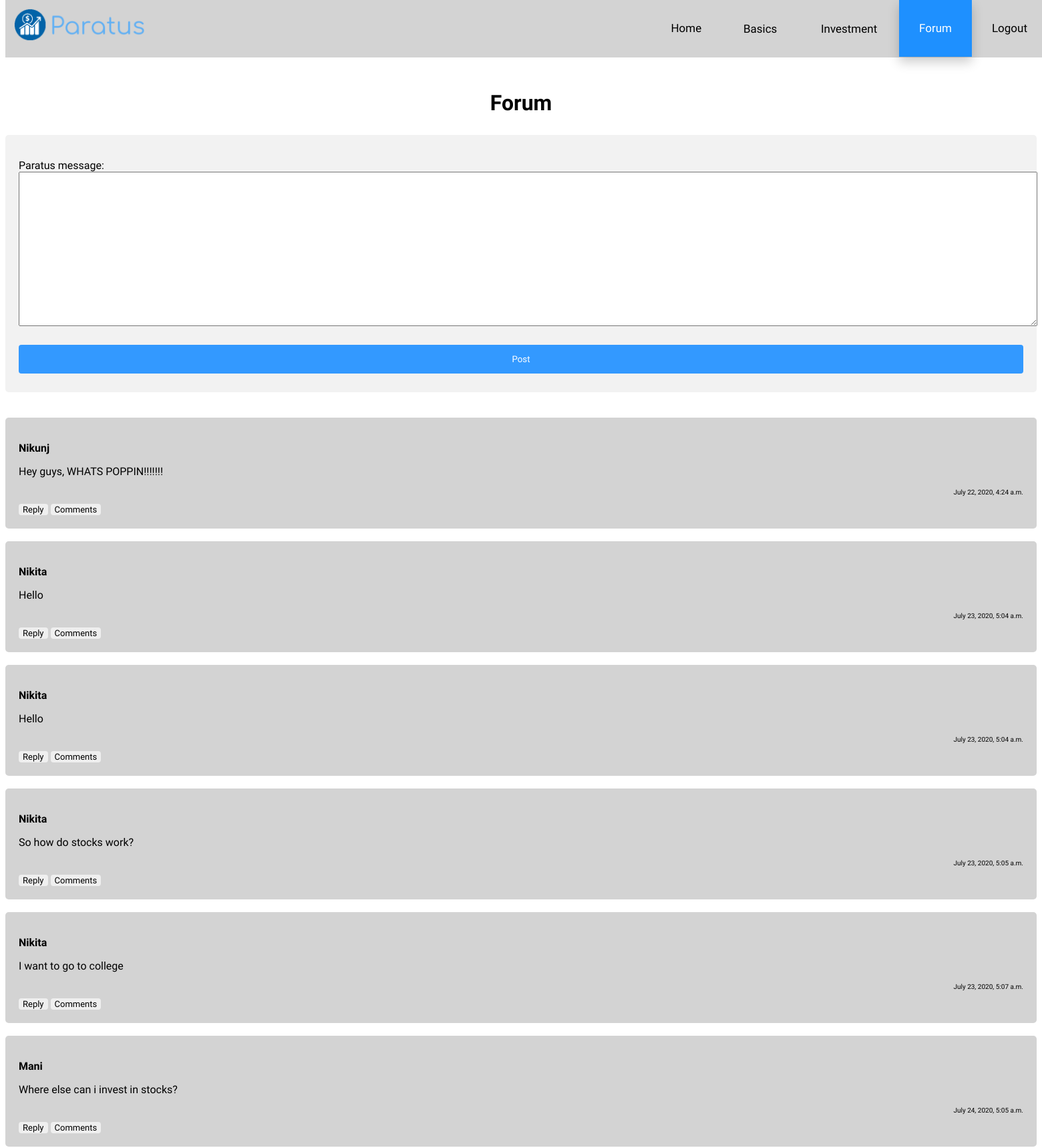
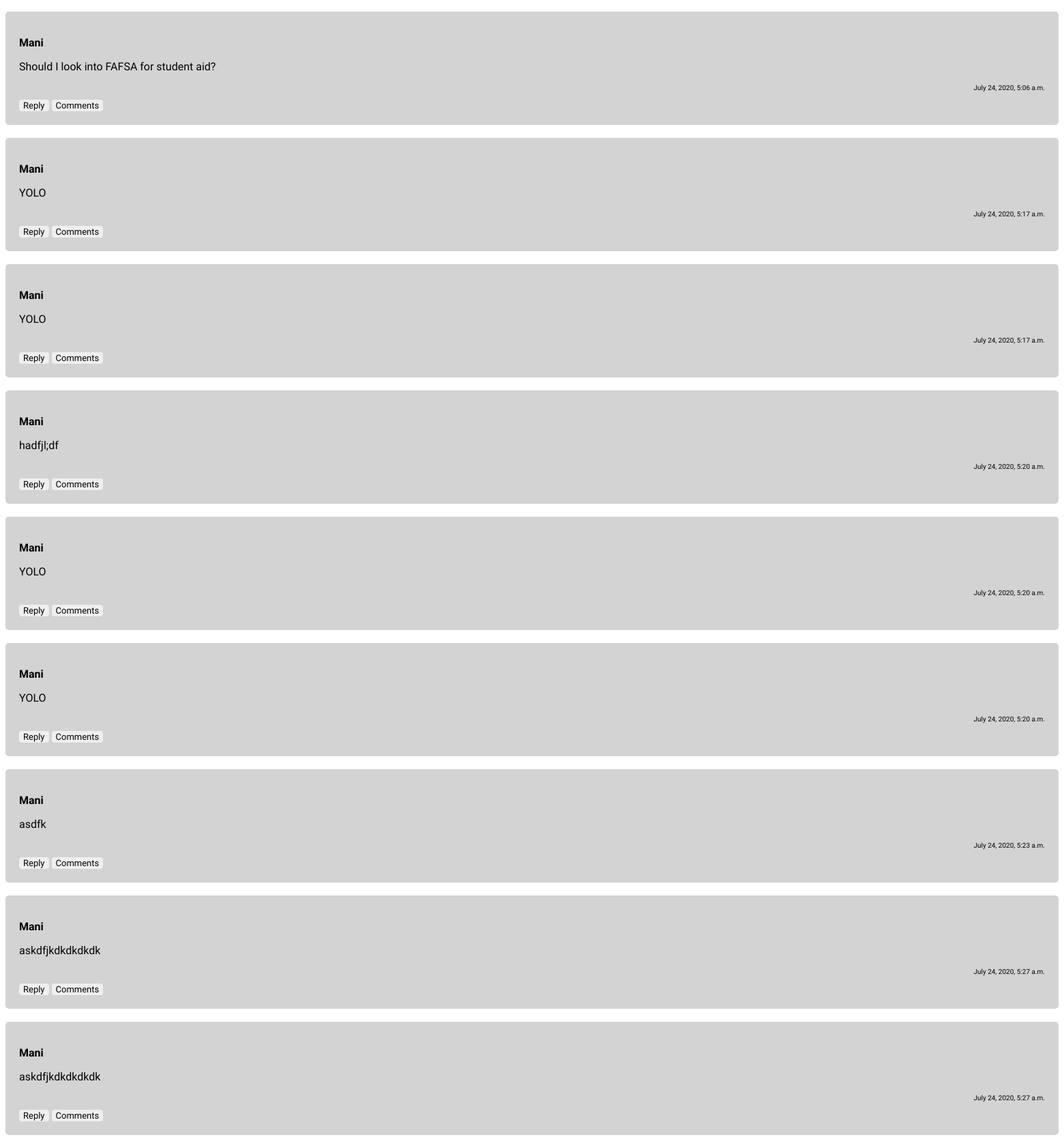
Screenshot of /forum (signed in, upper part) with the database file from the repository (2 pictures, top to bottom).
### main/models.py (models this page shows, shortened)
class ParatusPost(models.Model):
    paratus_user = models.ForeignKey(settings.AUTH_USER_MODEL, on_delete=models.CASCADE)
    paratus_message = models.TextField()
    created_at = models.DateTimeField(auto_now_add=True)

class ParatusUser(AbstractBaseUser, PermissionsMixin):
    email = models.EmailField(max_length=254, unique=True)
    first_name = models.CharField(max_length=254, null=True, blank=True)
    last_name = models.CharField(max_length=254, null=True, blank=True)
    is_staff = models.BooleanField(default=True)
    is_superuser = models.BooleanField(default=False)
    is_active = models.BooleanField(default=True)
    USERNAME_FIELD = 'email'
    EMAIL_FIELD = 'email'
    REQUIRED_FIELDS = []
    objects = ParatusUserManager()

### main/views.py (the view, shortened to what this page needs)
# urls.py: path("forum",  views.forum, name="forum"),
def forum(request, id=None):
    print(request)
    if request.method == 'POST' and 'post' in request.POST:
        pform = forms.PostForm(request.POST)
        if pform.is_valid():
            post = pform.save(commit=False)
            post.paratus_user = request.user
            post.save()
    pform = forms.PostForm()
    cform = forms.CommentForm()
    context = {
               "pform": pform,
               "cform": cform,
               "posts": ParatusPost.objects.all,
               }
    return render(request, 'forum.htm', context)

### main/forms.py
class PostForm(forms.ModelForm):
    class Meta:
        model = ParatusPost
        fields = ('paratus_message',)
        widgets = {'paratus_message': forms.Textarea(attrs={'rows':15, 'cols':188}), }

class CommentForm(forms.ModelForm):
    class Meta:
        model = ParatusComment
        fields = ('comment',)
        widgets = {'comment': forms.Textarea(attrs={'rows':10, 'cols':183}), }

### templates/forum.htm (shortened to what this page needs)
<!DOCTYPE html>
<html>
  {% load static %}
  <head>
    <link rel="stylesheet" href="{% static "css/style.css" %}">
  </head>
  <body>
    <div class="navbar">
      <a href="{% url 'main:home' %}" id="logo"><img src="{% static "images/logo.png" %}" width= "200px"></a>
      <div class="navbar-right">
        <a href="{% url 'main:home' %}">Home</a>
        <div class="dropdown">
          <button class="dropbtn" onclick="window.location.href = '{% url 'main:basics' %}';">Basics
          </button>
        </div>
        <div class="dropdown">
          <button class="dropbtn" onclick="window.location.href = '{% url 'main:investment' %}';">Investment
          </button>
        </div>
        <a class="active" href="{% url 'main:forum' %}">Forum</a>
        {% if request.user.is_authenticated %}
        <a href="{% url 'main:logout' %}">Logout</a>
        {% else %}
        <a href="{% url 'main:login' %}">Login</a>
        {%endif%}
      </div>
    </div>
  {% if request.user.is_authenticated %}
    <div class="info">
      <h1 style="text-align: center;">Forum</h1>
    </div>
    <div class="container">
      <form action="" name="post" method="POST">
        {{ pform.as_p }}
        <button name="post" class="loginbtn">Post</button>
      </form>
    </div>
    <br>
    <br>
      {% for post in posts %}
        <div class="container3">
          <strong><p>{{post.paratus_user.first_name}}</p></strong>
          <p>{{post.paratus_message}}</p>
          <p style="text-align: right; font-size: 10px;">{{post.created_at}}</p>
          <button type="button" class = "collapsible">Reply</button>
          <button class ="collapsible">Comments</button>
        </div>
        <br>
      {% endfor %}
  {% else %}
    <h1 style="text-align: center;">To access the feature you need to login. Please Login</h1>
    <p style="text-align:center;">
      <img src="{% static "images/lock.jpeg" %}" width= "290px">
    </p>
  {% endif %}
  </body>
</html>

### static/css/style.css (style rules this page uses)
body { font-family: 'Comfortaa'; padding-top: 100px; }
button { font-family: 'Comfortaa'; }
.navbar { background-color: lightgray; transition: 0.4s; position: fixed; width: 100%; z-index: 100; margin: 0px; top: 0; }
.navbar a { float: left; color: black; text-align: center; padding: 30px; text-decoration: none; font-size: 17px; line-height: 25px; }
.navbar #logo { padding: 10px; }
.navbar a.active { background-color: dodgerblue; color: white; }
.navbar-right { float: right; }
.dropdown { float: left; overflow: hidden; }
.dropdown .dropbtn { font-size: 17px; border: none; outline: none; color: black; padding: 32.75px; background-color: inherit; font-family: inherit; margin: 0; }
.info { background-color: inherit; max-width: 100%; color: black; margin: 8px; line-height: 1.6; text-align: left; font-family: 'Nunito'; font-size: 16px; }
.info h1, h2, h3, h4, h5, h6 { font-family: 'Comfortaa'; }
.container { border-radius: 5px; background-color: #f2f2f2; padding: 20px; }
.container3 { color: black; border-radius: 5px; background-color: lightgray; padding: 20px; }
.collapsible { cursor: pointer; text-align: left; font-size: 13px; border-radius: 4px; border: none; outline: none; }
.active, .collapsible:hover { box-shadow: 0px 8px 16px 0px rgba(0,0,0,0.2); background-color: #3399ff; }
.loginbtn { width: 100%; background-color: #3399ff; color: white; padding: 14px 20px; margin: 8px 0; border: none; border-radius: 4px; cursor: pointer; }

### rows the page displays
ParatusPost: paratus_user.first_name "Nikunj", paratus_message "Hey guys, WHATS POPPIN!!!!!!!", created_at "July 22, 2020, 4:24 a.m."
ParatusPost: paratus_user.first_name "Nikita", paratus_message "Hello", created_at "July 23, 2020, 5:04 a.m."
ParatusPost: paratus_user.first_name "Nikita", paratus_message "Hello", created_at "July 23, 2020, 5:04 a.m."
ParatusPost: paratus_user.first_name "Nikita", paratus_message "So how do stocks work?", created_at "July 23, 2020, 5:05 a.m."
ParatusPost: paratus_user.first_name "Nikita", paratus_message "I want to go to college", created_at "July 23, 2020, 5:07 a.m."
ParatusPost: paratus_user.first_name "Mani", paratus_message "Where else can i invest in stocks?", created_at "July 24, 2020, 5:05 a.m."
ParatusPost: paratus_user.first_name "Mani", paratus_message "Should I look into FAFSA for student aid?", created_at "July 24, 2020, 5:06 a.m."
ParatusPost: paratus_user.first_name "Mani", paratus_message "YOLO", created_at "July 24, 2020, 5:17 a.m."
ParatusPost: paratus_user.first_name "Mani", paratus_message "YOLO", created_at "July 24, 2020, 5:17 a.m."
ParatusPost: paratus_user.first_name "Mani", paratus_message "hadfjl;df", created_at "July 24, 2020, 5:20 a.m."
ParatusPost: paratus_user.first_name "Mani", paratus_message "YOLO", created_at "July 24, 2020, 5:20 a.m."
ParatusPost: paratus_user.first_name "Mani", paratus_message "YOLO", created_at "July 24, 2020, 5:20 a.m."
ParatusPost: paratus_user.first_name "Mani", paratus_message "asdfk", created_at "July 24, 2020, 5:23 a.m."
ParatusPost: paratus_user.first_name "Mani", paratus_message "askdfjkdkdkdkdk", created_at "July 24, 2020, 5:27 a.m."
ParatusPost: paratus_user.first_name "Mani", paratus_message "askdfjkdkdkdkdk", created_at "July 24, 2020, 5:27 a.m."
